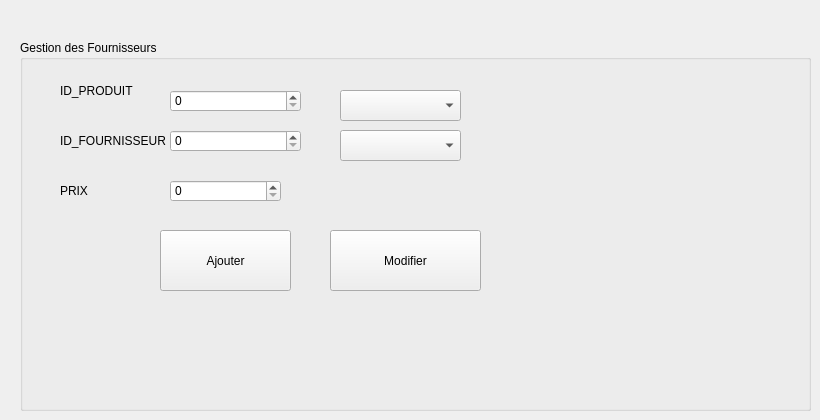
        <widget class="QWidget" name="tab_36">
         <attribute name="title">
          <string>Ajouter Offre Fournisseur</string>
         </attribute>
         <widget class="QGroupBox" name="groupBox_11">
          <property name="geometry">
           <rect>
            <x>20</x>
            <y>40</y>
            <width>791</width>
            <height>371</height>
           </rect>
          </property>
          <property name="title">
           <string>Gestion des Fournisseurs</string>
          </property>
          <widget class="QLabel" name="label_119">
           <property name="geometry">
            <rect>
             <x>40</x>
             <y>40</y>
             <width>111</width>
             <height>21</height>
            </rect>
           </property>
           <property name="text">
            <string>ID_PRODUIT</string>
           </property>
          </widget>
          <widget class="QPushButton" name="OF_ADD">
           <property name="geometry">
            <rect>
             <x>140</x>
             <y>190</y>
             <width>131</width>
             <height>61</height>
            </rect>
           </property>
           <property name="styleSheet">
            <string notr="true"/>
           </property>
           <property name="text">
            <string>Ajouter</string>
           </property>
          </widget>
          <widget class="QLabel" name="label_120">
           <property name="geometry">
            <rect>
             <x>40</x>
             <y>90</y>
             <width>111</width>
             <height>21</height>
            </rect>
           </property>
           <property name="text">
            <string>ID_FOURNISSEUR</string>
           </property>
          </widget>
          <widget class="QLabel" name="label_121">
           <property name="geometry">
            <rect>
             <x>40</x>
             <y>140</y>
             <width>111</width>
             <height>21</height>
            </rect>
           </property>
           <property name="text">
            <string>PRIX</string>
           </property>
          </widget>
          <widget class="QPushButton" name="OF_UPDATE">
           <property name="geometry">
            <rect>
             <x>310</x>
             <y>190</y>
             <width>151</width>
             <height>61</height>
            </rect>
           </property>
           <property name="text">
            <string>Modifier</string>
           </property>
          </widget>
          <widget class="QComboBox" name="OF_UPDATE_COMBO">
           <property name="geometry">
            <rect>
             <x>320</x>
             <y>50</y>
             <width>121</width>
             <height>31</height>
            </rect>
           </property>
          </widget>
          <widget class="QComboBox" name="OF_UPDATE_COMBO_2">
           <property name="geometry">
            <rect>
             <x>320</x>
             <y>90</y>
             <width>121</width>
             <height>31</height>
            </rect>
           </property>
          </widget>
          <widget class="QSpinBox" name="OF_ID_P">
           <property name="geometry">
            <rect>
             <x>150</x>
             <y>50</y>
             <width>131</width>
             <height>22</height>
            </rect>
           </property>
          </widget>
          <widget class="QSpinBox" name="OF_ID_F">
           <property name="geometry">
            <rect>
             <x>150</x>
             <y>90</y>
             <width>131</width>
             <height>22</height>
            </rect>
           </property>
          </widget>
          <widget class="QSpinBox" name="OF_PRIX">
           <property name="geometry">
            <rect>
             <x>150</x>
             <y>140</y>
             <width>111</width>
             <height>22</height>
            </rect>
           </property>
          </widget>
         </widget>
        </widget>
